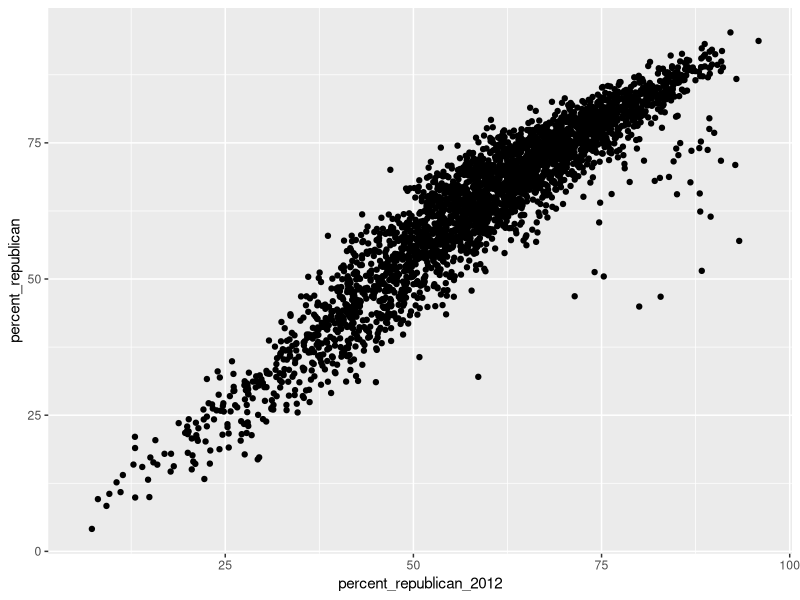
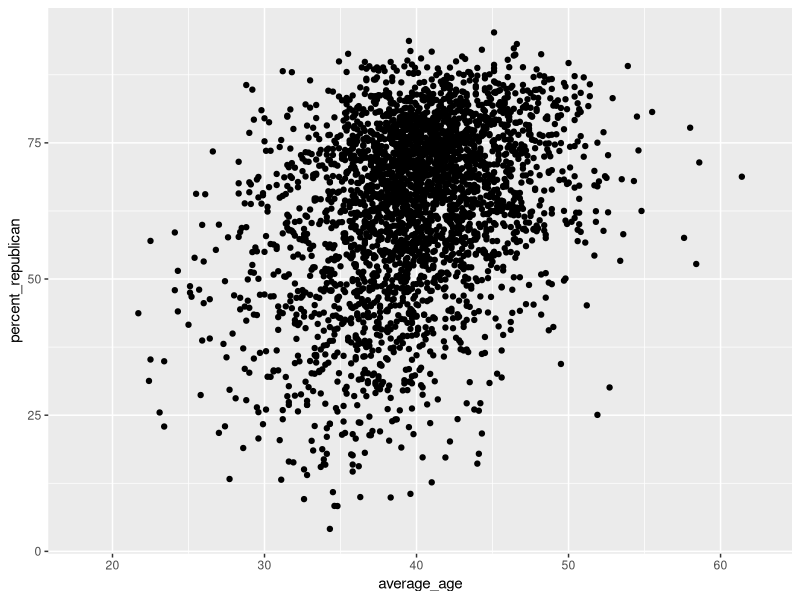
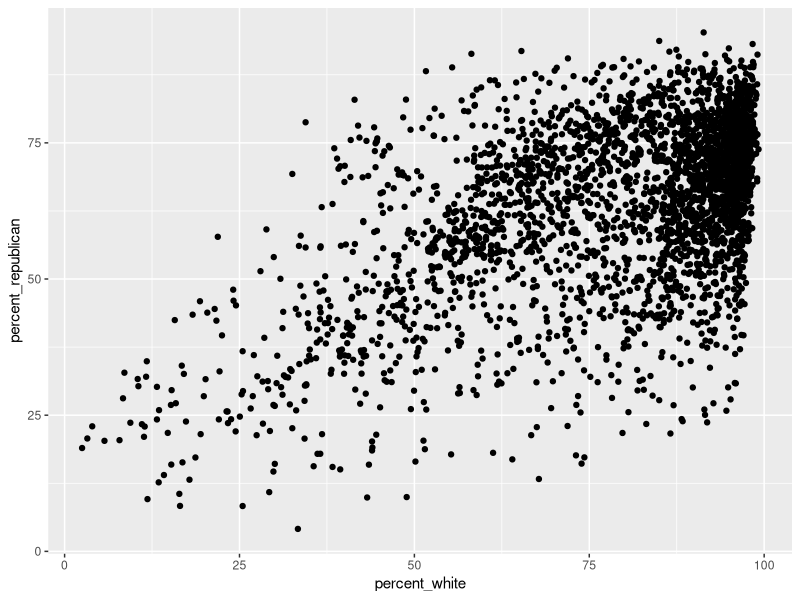
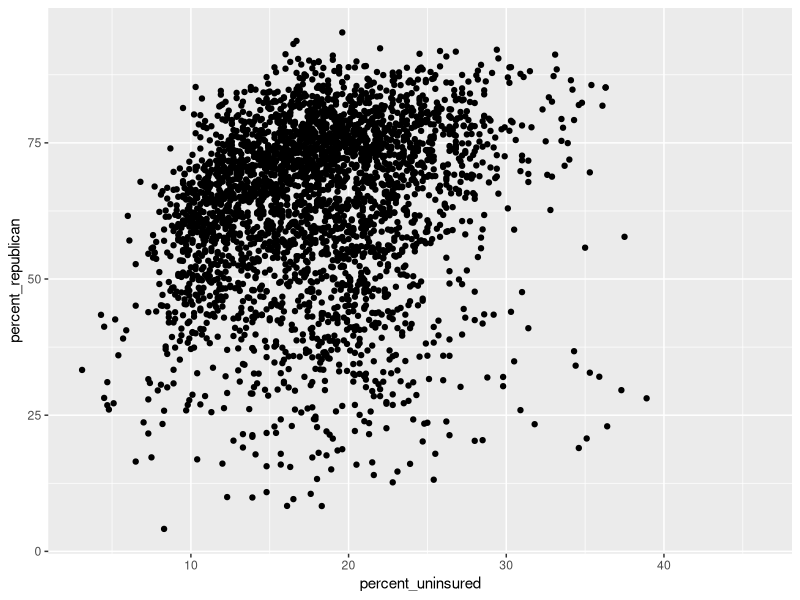
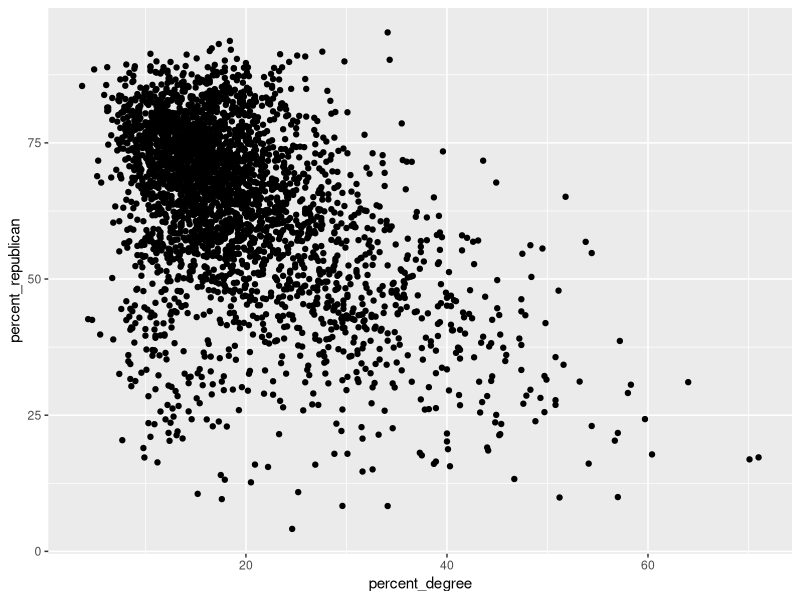
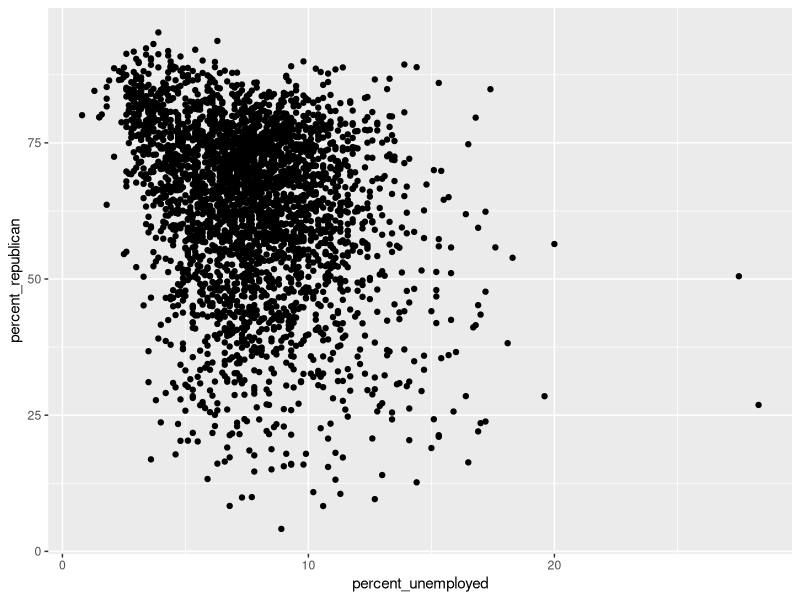
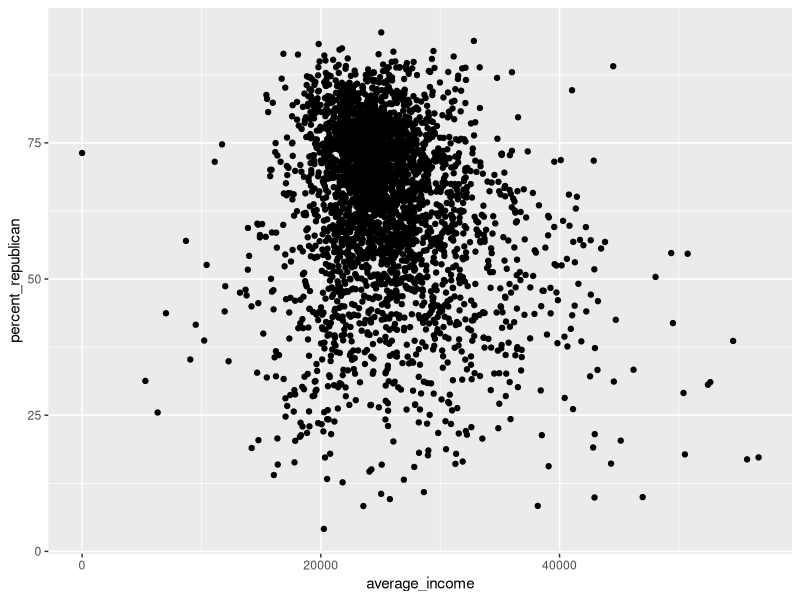
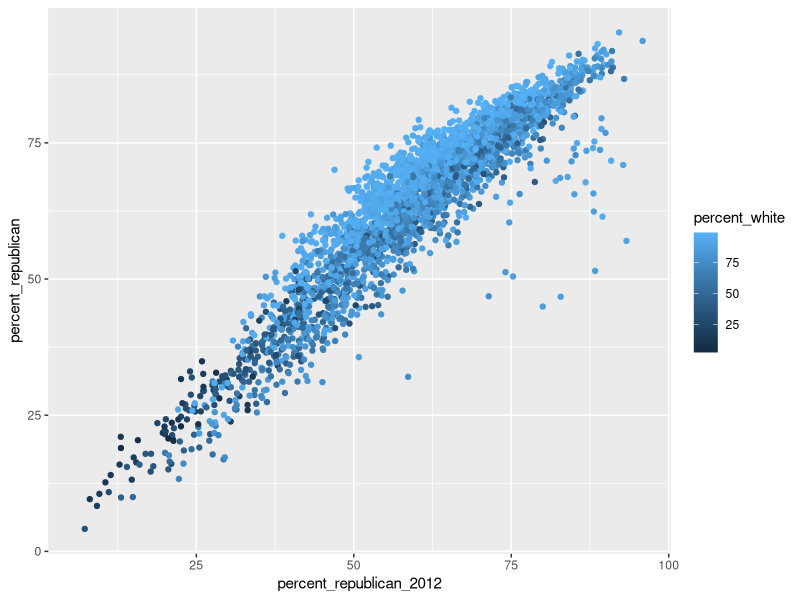

The R script that drew these images, in order:
library(ggplot2)
library(readr)
df<-read.csv("us2016electiondata.csv")
#Creating an initial scatter plot of percent_republican vs. percent_republican_2012
ggplot(df) + aes(x = percent_republican_2012, y = percent_republican) +geom_point()
#Creating an initial scatter plot of percent_republican vs. average_age
ggplot(df) + aes(x = average_age, y = percent_republican) +geom_point()
#Creating an initial scatter plot of percent_republican vs. percent_white
ggplot(df) + aes(x = percent_white, y = percent_republican) +geom_point()
#Creating an initial scatter plot of percent_republican vs. percent_uninsyred
ggplot(df) + aes(x = percent_uninsured, y = percent_republican) +geom_point()
#Creating an initial scatter plot of percent_degree vs. percent_republican_2012
ggplot(df) + aes(x = percent_degree, y = percent_republican) +geom_point()
#Creating an initial scatter plot of percent_unemployed vs. percent_republican_2012
ggplot(df) + aes(x = percent_unemployed, y = percent_republican) +geom_point()
#Creating an initial scatter plot of average_income vs. percent_republican_2012
ggplot(df) + aes(x = average_income, y = percent_republican) +geom_point()


#Looking at effects of race by adding "color=percent_white"
ggplot(df) + aes(x = percent_republican_2012, y = percent_republican, color = percent_white)+
geom_point()
#Looking at effects of age
ggplot(df) + aes(x = percent_republican_2012, y = percent_republican, color=average_age)+
  geom_point()
#Looking at effects of being uninsured
ggplot(df) + aes(x = percent_republican_2012, y = percent_republican, color=percent_uninsured)+
  geom_point()
#Looking at effect of college degree
ggplot(df) + aes(x =percent_republican_2012, y=percent_republican, color=percent_degree)+
  geom_point()
#Looking at effect of unemployment
ggplot(df) + aes(x =percent_republican_2012, y=percent_republican, color=percent_unemployed)+
  geom_point()
ggplot(df) + aes(x =percent_republican_2012, y=percent_republican, color=average_income)+
  geom_point()
#Creating an initial scatter plot of percent_republican vs. percent_republican_2012
ggplot(df) + aes(x = percent_republican_2012, y = percent_republican) +geom_point()